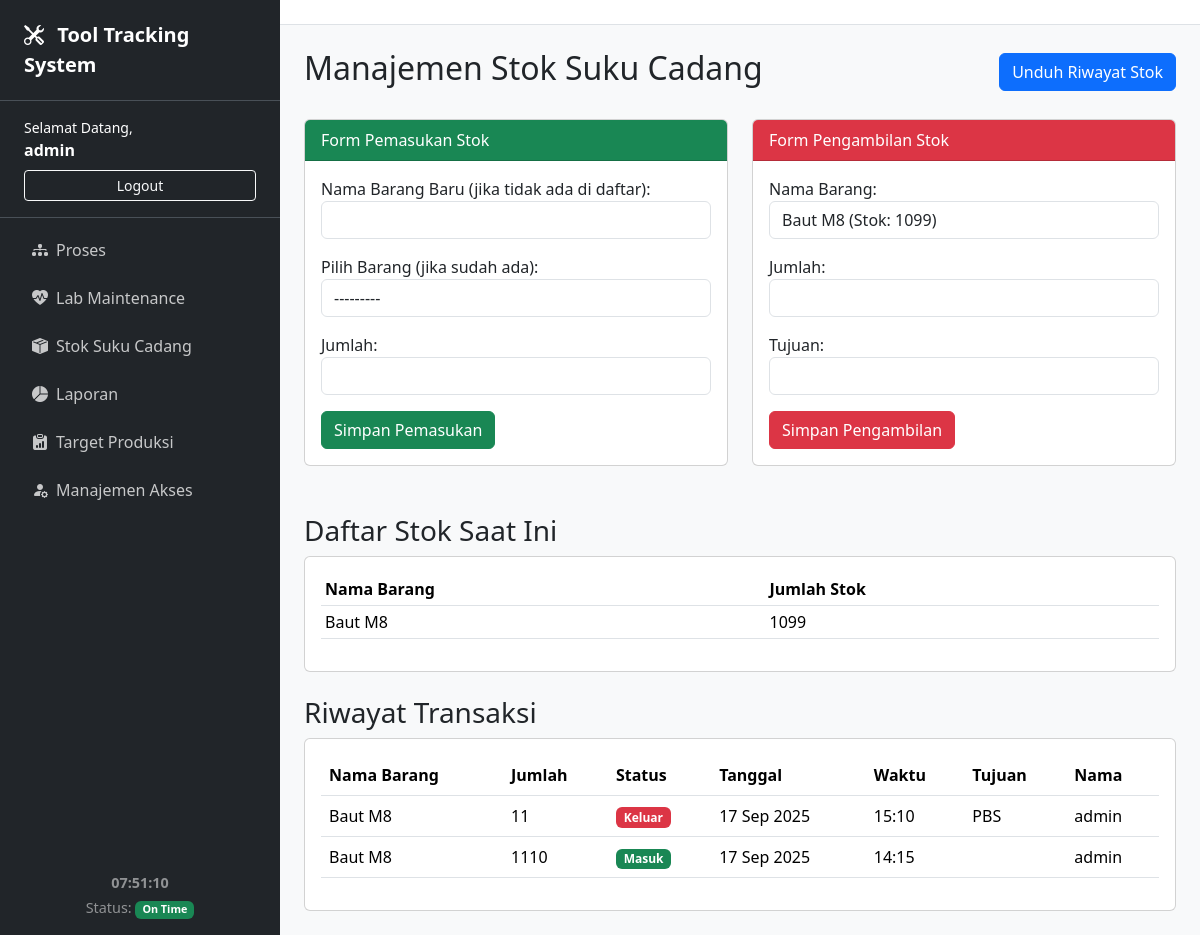
The app's page /suku-cadang/ (signed in) with its own data.
### tracker/models.py (models this page shows, shortened)
class UserProfile(models.Model):
    user = models.OneToOneField(User, on_delete=models.CASCADE)
    nama_lengkap = models.CharField(max_length=100)
    is_developer = models.BooleanField(default=False)
    can_view_proses = models.BooleanField(default=False, verbose_name="Lihat Menu Proses")
    can_view_lab = models.BooleanField(default=False, verbose_name="Lihat Menu Lab")
    can_view_stok = models.BooleanField(default=False, verbose_name="Lihat Menu Stok")
    can_view_laporan = models.BooleanField(default=False, verbose_name="Lihat Menu Laporan")
    can_view_produksi = models.BooleanField(default=False, verbose_name="Lihat Menu Produksi")
    can_edit_proses = models.BooleanField(default=False, verbose_name="Akses Penuh Menu Proses")
    can_edit_lab = models.BooleanField(default=False, verbose_name="Akses Penuh Menu Lab")
    can_edit_stok = models.BooleanField(default=False, verbose_name="Akses Penuh Menu Stok")
    can_edit_laporan = models.BooleanField(default=False, verbose_name="Akses Penuh Menu Laporan (Termasuk Download)")
    can_edit_produksi = models.BooleanField(default=False, verbose_name="Akses Penuh Menu Produksi")

class SukuCadang(models.Model):
    nama = models.CharField(max_length=200, unique=True)
    jumlah_stok = models.IntegerField(default=0)
    def __str__(self): return f"{self.nama} (Stok: {self.jumlah_stok})"

class RiwayatStok(models.Model):
    STATUS_CHOICES = [('Masuk', 'Masuk'), ('Keluar', 'Keluar')]
    suku_cadang = models.ForeignKey(SukuCadang, on_delete=models.CASCADE)
    jumlah = models.IntegerField()
    status = models.CharField(max_length=10, choices=STATUS_CHOICES)
    tujuan = models.CharField(max_length=255, blank=True, null=True)
    nama_pengguna = models.CharField(max_length=150)
    waktu = models.DateTimeField(auto_now_add=True)

### tracker/views.py (the view, shortened to what this page needs)
# urls.py: path('suku-cadang/', views.manajemen_stok, name='manajemen_stok'),
@login_required
@transaction.atomic
def manajemen_stok(request):
    form_masuk = StokMasukForm()
    form_keluar = StokKeluarForm()
    stok_sekarang = SukuCadang.objects.all()
    riwayat = RiwayatStok.objects.all().order_by('-waktu')
    context = {'form_masuk': form_masuk, 'form_keluar': form_keluar, 'stok_sekarang': stok_sekarang, 'riwayat': riwayat}
    return render(request, 'tracker/manajemen_stok.html', context)

### tracker/forms.py
class StokMasukForm(forms.Form):
    nama_barang_baru = forms.CharField(label="Nama Barang Baru (jika tidak ada di daftar)", max_length=200, required=False)
    barang_yang_ada = forms.ModelChoiceField(label="Pilih Barang (jika sudah ada)", queryset=SukuCadang.objects.all(), required=False)
    jumlah = forms.IntegerField(min_value=1)
    def __init__(self, *args, **kwargs):
        super().__init__(*args, **kwargs)
        for field in self.fields:
            self.fields[field].widget.attrs.update({'class': 'form-control'})

class StokKeluarForm(forms.Form):
    suku_cadang = forms.ModelChoiceField(label="Nama Barang", queryset=SukuCadang.objects.all(), empty_label=None)
    jumlah = forms.IntegerField(min_value=1)
    tujuan = forms.CharField(max_length=255)
    def __init__(self, *args, **kwargs):
        super().__init__(*args, **kwargs)
        for field in self.fields:
            self.fields[field].widget.attrs.update({'class': 'form-control'})

### tracker/templates/tracker/manajemen_stok.html (shortened to what this page needs)
{% extends 'tracker/base.html' %}
{% block content %}
<div class="d-flex justify-content-between align-items-center mb-4">
    <h2>Manajemen Stok Suku Cadang</h2>
    {% if user.userprofile.is_developer or user.userprofile.can_edit_stok %}
    <a href="{% url 'download_laporan_stok' %}" class="btn btn-primary">Unduh Riwayat Stok</a>
    {% endif %}
</div>
{% if user.userprofile.is_developer or user.userprofile.can_edit_stok %}
<div class="row">
    <div class="col-md-6">
        <div class="card mb-4">
            <div class="card-header bg-success text-white">Form Pemasukan Stok</div>
            <div class="card-body">
                <form method="post">
                    {{ form_masuk.as_p }}
                    <button type="submit" name="submit_masuk" class="btn btn-success">Simpan Pemasukan</button>
                </form>
            </div>
        </div>
    </div>
    <div class="col-md-6">
        <div class="card mb-4">
            <div class="card-header bg-danger text-white">Form Pengambilan Stok</div>
            <div class="card-body">
                <form method="post">
                    {{ form_keluar.as_p }}
                    <button type="submit" name="submit_keluar" class="btn btn-danger">Simpan Pengambilan</button>
                </form>
            </div>
        </div>
    </div>
</div>
{% endif %}
<h3 class="mt-4">Daftar Stok Saat Ini</h3>
<div class="card mb-4">
    <div class="card-body">
        <table class="table table-sm">
            <thead><tr><th>Nama Barang</th><th>Jumlah Stok</th></tr></thead>
            <tbody>
            {% for item in stok_sekarang %}
                <tr><td>{{ item.nama }}</td><td>{{ item.jumlah_stok }}</td></tr>
            {% empty %}
                <tr><td colspan="2">Belum ada suku cadang.</td></tr>
            {% endfor %}
            </tbody>
        </table>
    </div>
</div>
<h3 class="mt-4">Riwayat Transaksi</h3>
<div class="card">
    <div class="card-body">
        <table class="table">
            <thead>
                <tr>
                    <th>Nama Barang</th>
                    <th>Jumlah</th>
                    <th>Status</th>
                    <th>Tanggal</th>
                    <th>Waktu</th>
                    <th>Tujuan</th>
                    <th>Nama</th>
                </tr>
            </thead>
            <tbody>
                {% for log in riwayat %}
                <tr>
                    <td>{{ log.suku_cadang.nama }}</td>
                    <td>{{ log.jumlah }}</td>
                    <td>
                        {% if log.status == 'Masuk' %}
                            <span class="badge bg-success">{{ log.status }}</span>
                        {% else %}
                            <span class="badge bg-danger">{{ log.status }}</span>
                        {% endif %}
                    </td>
                    <td>{{ log.waktu|date:"d M Y" }}</td>
                    <td>{{ log.waktu|date:"H:i" }}</td>
                    <td>{{ log.tujuan|default_if_none:"" }}</td>
                    <td>{{ log.nama_pengguna }}</td>
                </tr>
                {% empty %}
                <tr>
                    <td colspan="7" class="text-center">Belum ada riwayat transaksi.</td>
                </tr>
                {% endfor %}
            </tbody>
        </table>
    </div>
</div>
{% endblock %}

### tracker/templates/tracker/base.html (shortened to what this page needs)
<!doctype html>
<html lang="en">
<head>
    <link href="https://cdn.jsdelivr.net/npm/bootstrap@5.3.3/dist/css/bootstrap.min.css" rel="stylesheet">
    <link rel="stylesheet" href="https://cdn.jsdelivr.net/npm/bootstrap-icons@1.11.3/font/bootstrap-icons.min.css">
</head>
<body>
    <div class="sidebar d-flex flex-column text-white">
        <div class="app-title">
            <i class="bi bi-tools me-2"></i> Tool Tracking System
        </div>
        <div class="user-info">
            {% if user.is_authenticated %}
                <div class="small">Selamat Datang,</div>
                <div class="fw-bold mb-2">{{ user.userprofile.nama_lengkap|default:user.username }}</div>
                <form action="{% url 'logout' %}" method="post" class="d-grid">
                    <button type="submit" class="btn btn-sm btn-outline-light">Logout</button>
                </form>
            {% else %}
                <div class="d-grid gap-2">
                    <a href="{% url 'login' %}" class="btn btn-primary">Login</a>
                    <a href="{% url 'register' %}" class="btn btn-secondary">Daftar</a>
                </div>
            {% endif %}
        </div>
        <ul class="nav flex-column p-2">
            {% if user.userprofile.is_developer or user.userprofile.can_view_proses %}
            <li class="nav-item"><a class="nav-link" href="{% url 'daftar_proses' %}"><i class="bi bi-diagram-3-fill me-2"></i> Proses</a></li>
            {% endif %}
            {% if user.userprofile.is_developer or user.userprofile.can_view_lab %}
            <li class="nav-item"><a class="nav-link" href="{% url 'lab_maintenance_list' %}"><i class="bi bi-heart-pulse-fill me-2"></i> Lab Maintenance</a></li>
            {% endif %}
            {% if user.userprofile.is_developer or user.userprofile.can_view_stok %}
            <li class="nav-item"><a class="nav-link" href="{% url 'manajemen_stok' %}"><i class="bi bi-box-seam-fill me-2"></i> Stok Suku Cadang</a></li>
            {% endif %}
            {% if user.userprofile.is_developer or user.userprofile.can_view_laporan %}
            <li class="nav-item"><a class="nav-link" href="{% url 'halaman_laporan' %}"><i class="bi bi-pie-chart-fill me-2"></i> Laporan</a></li>
            {% endif %}
            {% if user.userprofile.is_developer or user.userprofile.can_view_produksi %}
            <li class="nav-item"><a class="nav-link" href="{% url 'halaman_produksi' %}"><i class="bi bi-clipboard-data-fill me-2"></i> Target Produksi</a></li>
            {% endif %}
            {% if user.userprofile.is_developer %}
            <li class="nav-item"><a class="nav-link" href="{% url 'hak_akses_list' %}"><i class="bi bi-person-fill-gear me-2"></i> Manajemen Akses</a></li>
            {% endif %}
        </ul>
        <div class="footer-info">
            <div id="live-clock" class="fw-bold text-center mb-1"></div>
            <div class="text-center">Status: <span id="app-status-badge" class="badge">Loading...</span></div>
        </div>
    </div>
    <div class="main-content">
        <div class="topbar">
            </div>
        <div class="container-fluid p-4">
            {% block content %}{% endblock %}
        </div>
    </div>
</body>
</html>

### tracker/templates/tracker/base.html (style rules this page uses)
body { display: flex; }
.sidebar { width: 280px; min-height: 100vh; background-color: #212529; }
.sidebar .nav-link { color: rgba(255, 255, 255, 0.75); padding: 0.75rem 1.5rem; border-radius: 0.375rem; display: flex; align-items: center; }
.sidebar .app-title { padding: 1.25rem 1.5rem; border-bottom: 1px solid #495057; font-size: 1.25rem; font-weight: bold; }
.sidebar .user-info { padding: 1rem 1.5rem; border-bottom: 1px solid #495057; }
.sidebar .footer-info { margin-top: auto; padding: 1rem 1.5rem; font-size: 0.9rem; color: rgba(255, 255, 255, 0.5); }
.main-content { flex-grow: 1; background-color: #f8f9fa; }
.topbar { background-color: #fff; border-bottom: 1px solid #dee2e6; padding: 0.75rem 1.5rem; }

### records on screen
SukuCadang: nama "Baut M8", jumlah_stok "1099"
RiwayatStok: suku_cadang.nama "Baut M8", jumlah "11", status "Keluar", waktu "17 Sep 2025", waktu "15:10", tujuan "PBS", nama_pengguna "admin"
RiwayatStok: suku_cadang.nama "Baut M8", jumlah "1110", status "Masuk", waktu "17 Sep 2025", waktu "14:15", nama_pengguna "admin"

### other values on screen
{{ user.userprofile.nama_lengkap|default:user.username }} "admin"
